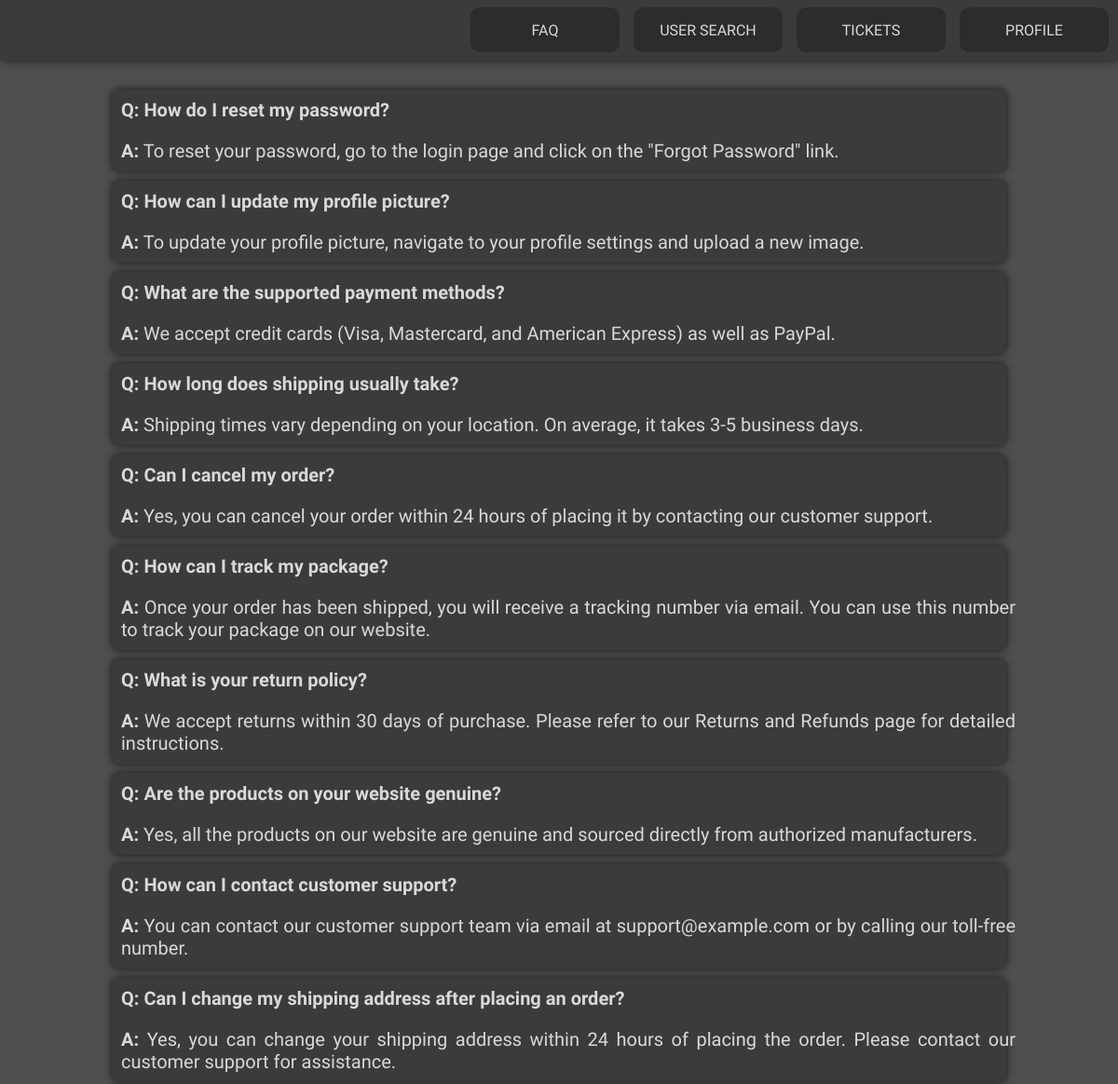
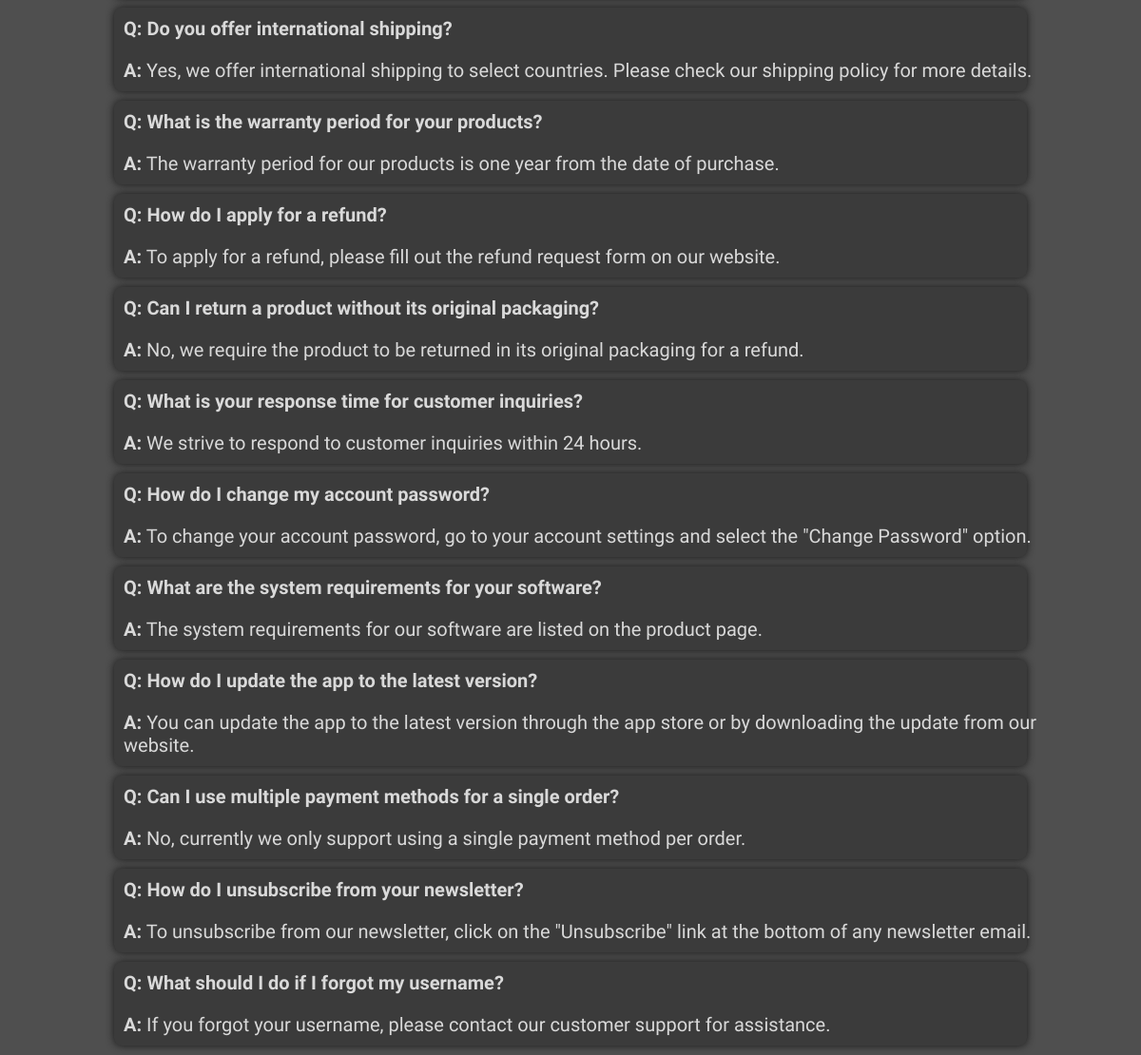
Screenshot of /faqs.php (signed in) with the database file from the repository (2 pictures, top to bottom).
### tables this page shows
CREATE TABLE FAQ (
    faqID INTEGER PRIMARY KEY AUTOINCREMENT,
    userID INTEGER NOT NULL,
    title TEXT NOT NULL,
    content TEXT NOT NULL,

    FOREIGN KEY (userID) REFERENCES Agent(userID)
);

### database/faq.class.php (called while the page is built, shortened)
<?php
class Faq{
    public function __construct(int $id, string $creator, string $title, string $content){
        $this->title = $title;
        $this->content = $content;
    }
    static function getFaqs(PDO $db) : ?array{
        $stmt = $db->prepare('SELECT faqID, userID, title, content
        FROM FAQ');
        $faqs = array();
        $stmt->execute(array());
        while($faq = $stmt->fetch()){
            $name = User::getName($db, (int)$faq['userID']);
            $faqs[] = new Faq(
                (int)$faq['faqID'],
                $name,
                $faq['title'],
                $faq['content']
            );
        }
        return $faqs;
    }
}
?>

### faq.tpl.php (the view, shortened to what this page needs)
<?php
require_once(__DIR__ . '/database/faq.class.php');
?>
<?php function drawFAQs(array $faqs, string $role) { ?>
    <div class="faqlist">
        <?php foreach($faqs as $faq){?>
            <div class="faq">
            <p><span id="bold">Q: <?=$faq->title?></span></p>
            <p><span id="bold">A:</span> <?=$faq->content?></p>
        </div>
        <?php } ?>
    </div>
<?php } ?>

### style.css (style rules this page uses)
body { background-color: #4F4F4F; }
label, p { font-family: "Georama"; }
span[id="bold"] { font-weight: bolder; }
.faq, .existant { background-color: #3B3B3B; border-radius: 8px; box-shadow: 0px 0px 8px #181818; }
.faq p { word-wrap: break-word; padding-left: 10px; font-size: 20px; padding-top: 10px; padding-bottom: 10px; margin-bottom: 0; margin-top: 0; text-align: justify; text-justify: inter-word; color: #D9D9D9; }

### structure.css (style rules this page uses)
body { background-color: #4F4F4F; }
.faqlist { position: absolute; max-width: calc(100% - 50px); width: 60em; -ms-transform: translate(-50%, 0%); transform: translate(-50%, 0%); left: 50%; top: 6em; }
.faq { width: 100%; margin-bottom: 10px; }
.faq p { width: 100% }

### rows the page displays
faq: title "How do I reset my password?", content "To reset your password, go to the login page and click on the \"Forgot Password\" link."
faq: title "How can I update my profile picture?", content "To update your profile picture, navigate to your profile settings and upload a new image."
faq: title "What are the supported payment methods?", content "We accept credit cards (Visa, Mastercard, and American Express) as well as PayPal."
faq: title "How long does shipping usually take?", content "Shipping times vary depending on your location. On average, it takes 3-5 business days."
faq: title "Can I cancel my order?", content "Yes, you can cancel your order within 24 hours of placing it by contacting our customer support."
faq: title "How can I track my package?", content "Once your order has been shipped, you will receive a tracking number via email. You can use this number to track your package on our website."
faq: title "What is your return policy?", content "We accept returns within 30 days of purchase. Please refer to our Returns and Refunds page for detailed instructions."
faq: title "Are the products on your website genuine?", content "Yes, all the products on our website are genuine and sourced directly from authorized manufacturers."
faq: title "How can I contact customer support?", content "You can contact our customer support team via email at support@example.com or by calling our toll-free number."
faq: title "Can I change my shipping address after placing an order?", content "Yes, you can change your shipping address within 24 hours of placing the order. Please contact our customer support for assistance."
faq: title "Do you offer international shipping?", content "Yes, we offer international shipping to select countries. Please check our shipping policy for more details."
faq: title "What is the warranty period for your products?", content "The warranty period for our products is one year from the date of purchase."
faq: title "How do I apply for a refund?", content "To apply for a refund, please fill out the refund request form on our website."
faq: title "Can I return a product without its original packaging?", content "No, we require the product to be returned in its original packaging for a refund."
faq: title "What is your response time for customer inquiries?", content "We strive to respond to customer inquiries within 24 hours."
faq: title "How do I change my account password?", content "To change your account password, go to your account settings and select the \"Change Password\" option."
faq: title "What are the system requirements for your software?", content "The system requirements for our software are listed on the product page."
faq: title "How do I update the app to the latest version?", content "You can update the app to the latest version through the app store or by downloading the update from our website."
faq: title "Can I use multiple payment methods for a single order?", content "No, currently we only support using a single payment method per order."
faq: title "How do I unsubscribe from your newsletter?", content "To unsubscribe from our newsletter, click on the \"Unsubscribe\" link at the bottom of any newsletter email."
faq: title "What should I do if I forgot my username?", content "If you forgot your username, please contact our customer support for assistance."
